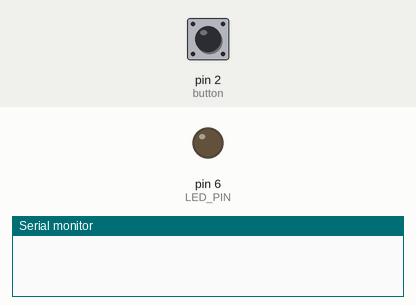
Bench run of a sketch on a simulated Arduino Uno, built with avr-gcc and run on an emulated ATmega328P. On the bench: output pins drawn as LEDs (lit = HIGH), the last lines printed to the serial monitor. The inputs (shaded band) are chosen by the test bench; at power-on: pin 2 (button) HIGH.

Above: at 1.2 s.
1.3 s: pin 2 (button) pulled LOW for 0.15 s
At 2.0 s:
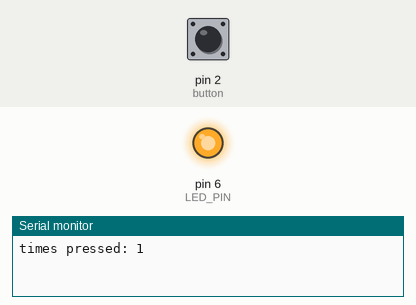
2.9 s: pin 2 (button) pulled LOW for 1 s
At 3.2 s:
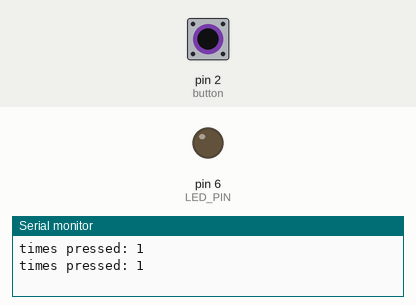
5.4 s: pin 2 (button) pulled LOW for 3.2 s
At 6.3 s:
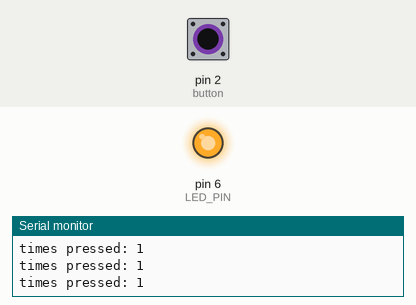
10.1 s: pin 2 (button) pulsed LOW 5 times (0.12 s each, 0.3 s apart)
At 11.1 s:
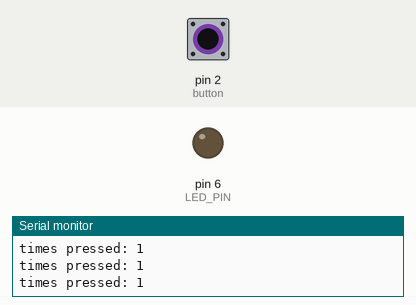
Timing chart, 0 to 13.1 s (numbered marks = the images above; inputs shaded):
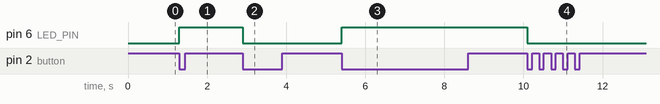

The sketch:

sketch_1.ino
```cpp
//#include <Adafruit_LiquidCrystal.h>


#define button 2
#define LED_PIN 6
const int timerInterval= 1000;

int button_pressed = 0;
volatile bool timerStarted = false;
//Adafruit_LiquidCrystal lcd_1(0);
void setup()
{
  pinMode(LED_PIN, OUTPUT);
  pinMode(button, INPUT);
  attachInterrupt(digitalPinToInterrupt(button), buttonISR, FALLING);
//  lcd_1.begin(16, 2);
//  lcd_1.print("hello world");
  Serial.begin(9600);
//  lcd_1.clear();
}

void timer_setup()
{
  // Clear Timer1 control registers
  TCCR1A = 0;
  TCCR1B = 0;

  TCNT1 = 0;

  // Set Timer1 prescaler to 1024
  TCCR1B |= (1 << CS12) | (1 << CS10);

  // Configure CTC Mode where TOP = OCR1A
  TCCR1B |= (1 << WGM12);

  // Set the value for the output compare register
  OCR1A = 15625; // 1 seconds

  // Enable Timer1 compare match interrupt
  TIMSK1 |= (1 << OCIE1A);
}

void buttonISR(){
  //digitalWrite(LED_PIN, !digitalRead(LED_PIN));
  button_pressed++;

  if (!timerStarted) {
    timerStarted = true;
    timer_setup();

  }
}

ISR(TIMER1_COMPA_vect){
  switch(button_pressed){
    case 1:
    	digitalWrite(LED_PIN, !digitalRead(LED_PIN));
      	Serial.print("times pressed: 1 \n");
      break;
    default:
    	Serial.print("times pressed: ");
    	Serial.print(button_pressed);
    	Serial.print("\n");

  }
  button_pressed = 0;
  timerStarted = false;

  TIMSK1 &= ~(1 << OCIE1A);
}

void loop()
{

}
```

Measured:
- after the input at 1.3 s, pin 6 (LED_PIN): LOW → HIGH at once
- after the input at 2.9 s, pin 6 (LED_PIN): HIGH → LOW at once
- after the input at 5.4 s, pin 6 (LED_PIN): LOW → HIGH at once
- after the input at 10.1 s, pin 6 (LED_PIN): HIGH → LOW at once
